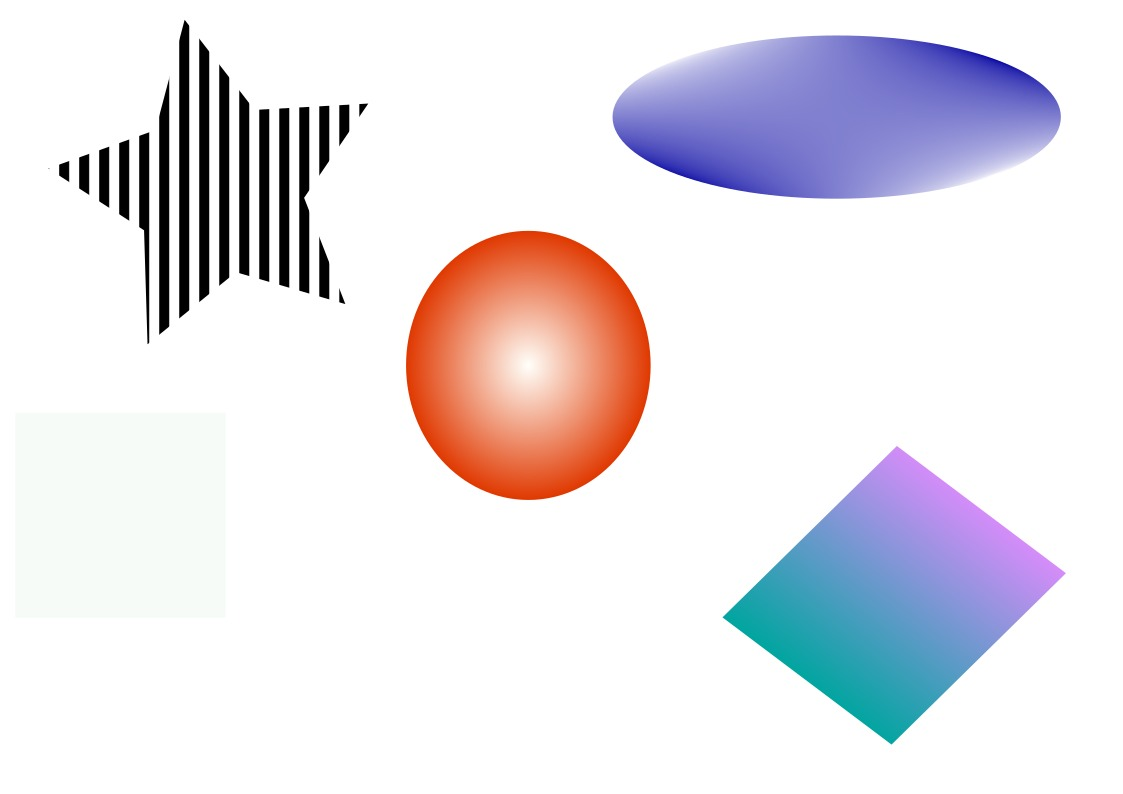
#> input picture imagen.jpg, 1123 x 794 px
$ python DIP.py
#> lines starting #> are read from the running program, lines starting #| are printed output that depends on the picture; after the words box and inside, x2 and y2 are one past the last pixel; in counts of white or black regions, pixels touching at a corner belong together
"""
DIP.py

Este módulo analiza una imagen binaria para detectar y caracterizar objetos utilizando procesamiento de imágenes.
Se aplican técnicas como umbralización, operaciones morfológicas, análisis de componentes conexas y cálculo de
características geométricas. El resultado incluye una visualización con bounding boxes, elipses ajustadas y centroides.

Requiere las siguientes bibliotecas:
- OpenCV (cv2)
- NumPy
- scikit-image
- matplotlib
- math

Funcionalidad:
- Detecta objetos en una imagen binaria invertida.
- Calcula características geométricas como área, perímetro, centroide, orientación, excentricidad, etc.
- Ajusta rectángulos rotados y elipses para representar cada objeto.
- Visualiza los resultados con anotaciones gráficas sobre la imagen original.

Autores:
    - Nairo Guerrero Marquez
    - Santiago Rojas Diez
    - Juan David Perdomo

"""

import cv2
import numpy as np
from skimage.measure import regionprops, label
from skimage.morphology import convex_hull_image
import matplotlib.pyplot as plt
import math


def analizar_imagen(ruta_imagen):
    """
    Analiza una imagen binaria para detectar objetos y calcular sus propiedades geométricas y morfológicas.

    Parámetros:
    ruta_imagen (str): Ruta al archivo de imagen a analizar.

    Procesos realizados:
    - Conversión a escala de grises.
    - Umbralización para binarización.
    - Operación morfológica de cierre.
    - Etiquetado de componentes conexas.
    - Extracción de características para cada región válida.
    - Visualización de resultados incluyendo contornos, elipses y bounding boxes.

    Muestra:
    - Imagen original.
    - Imagen binarizada invertida.
    - Imagen con anotaciones de los objetos detectados.
    """
#> called with ruta_imagen = 'imagen.jpg'

    # Cargar la imagen desde la ruta especificada
    imagen = cv2.imread(ruta_imagen)
#> imagen is the input picture: shape (794, 1123, 3); mean B, G, R 232.4, 226.8, 230.4
    if imagen is None:
        print("No se pudo cargar la imagen")
        return

    # Convertir la imagen a escala de grises
    gris = cv2.cvtColor(imagen, cv2.COLOR_BGR2GRAY)

    # Aplicar umbral para convertir la imagen en binaria (los objetos son oscuros sobre fondo claro)
    _, binaria = cv2.threshold(gris, 253, 255, cv2.THRESH_BINARY)
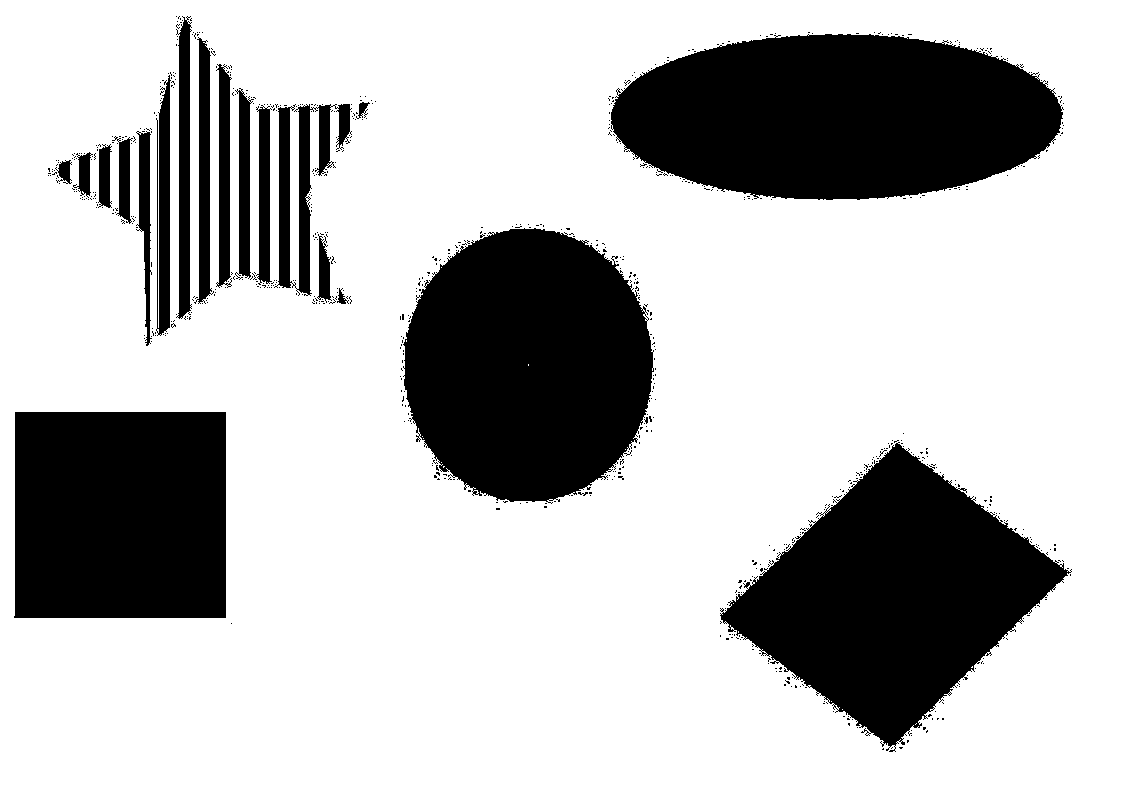
#> binaria: shape (794, 1123); 73.4% white; 762 black regions (742 under 20 px), largest, box (x1, y1, x2, y2) and area: (611, 34, 1064, 200) 58818, (403, 228, 654, 504) 53874, (720, 442, 1072, 752) 53669

    # Invertir la imagen binaria: ahora los objetos son blancos sobre fondo negro
    binaria = cv2.bitwise_not(binaria)

    # Aplicar una operación de cierre morfológico para conectar líneas discontínuas
    kernel = np.ones((7, 7), np.uint8)
    cerrada = cv2.morphologyEx(binaria, cv2.MORPH_CLOSE, kernel, iterations=3)
#> cerrada: shape (794, 1123); 29.9% white; 6 white regions (1 under 20 px)

    # Etiquetar componentes conexas en la imagen binaria cerrada
    labeled_image = label(cerrada)
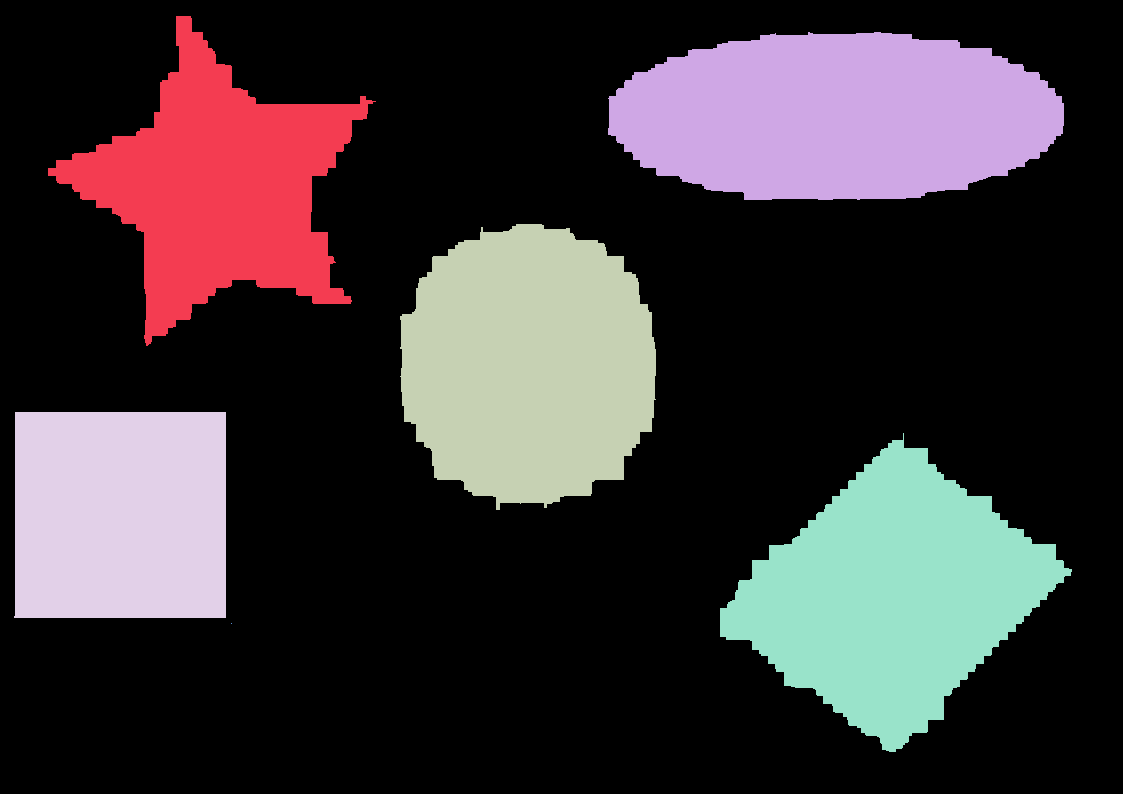
#> labeled_image: shape (794, 1123) int64; 7 distinct labels, from 0 to 6; one colour per label, 0 black
    regions = regionprops(labeled_image)
#> regions = 6 regions; box (x1, y1, x2, y2) and area: (608, 32, 1064, 200) 60974, (720, 433, 1072, 752) 57994, (400, 224, 656, 510) 57817, (48, 16, 376, 346) 46653, (14, 412, 226, 618) 43468, (231, 623, 232, 624) 1

    # Definir área mínima para considerar un objeto como válido
    min_area = 500
    output = imagen.copy()  # Copia de la imagen original para dibujar resultados
    objetos_validos = 0  # Contador de objetos válidos detectados

    # Iterar sobre cada región detectada
    for i, region in enumerate(regions):
        if region.area < min_area:
            continue  # Ignorar objetos pequeños

        objetos_validos += 1
        print(f"\n=== Objeto {objetos_validos} ===")

        # Extraer características geométricas básicas
        area = region.area
        perimetro = region.perimeter
        centroide = region.centroid
        bbox = region.bbox
        excentricidad = region.eccentricity
        orientacion = math.degrees(region.orientation)
        relacion_aspecto = region.major_axis_length / (region.minor_axis_length + 1e-6)
        extension = region.extent

        # Calcular características relacionadas con la forma convexa
        convex_image = convex_hull_image(region.image)
        area_convexa = np.sum(convex_image)
        solidez = region.solidity

        # Obtener rectángulo rotado que ajusta la región
        rect = cv2.minAreaRect(region.coords[:, [1, 0]])
        (x, y), (w, h), angulo_rect = rect
        box_points = cv2.boxPoints(rect)
        box_points = np.intp(box_points)

        # Intentar ajustar una elipse a los puntos del contorno si la región es suficientemente grande
        elipse_valida = False
        if region.image.shape[0] >= 5 and region.image.shape[1] >= 5:
            try:
                (x_elipse, y_elipse), (MA, ma), angle_elipse = cv2.fitEllipse(region.coords[:, [1, 0]])
                elipse_valida = True
            except:
                pass

        # Imprimir las características extraídas para el objeto
        print(f"Área: {area} píxeles")
        print(f"Perímetro: {perimetro:.2f} píxeles")
        print(f"Centroide: (x={centroide[1]:.2f}, y={centroide[0]:.2f})")
        print(f"Bounding Box: (y1={bbox[0]}, x1={bbox[1]}, y2={bbox[2]}, x2={bbox[3]})")
        print(f"Excentricidad: {excentricidad:.3f} (0=círculo, 1=linea)")
        print(f"Orientación: {orientacion:.2f}° (ángulo del eje mayor)")
        print(f"Relación de aspecto: {relacion_aspecto:.2f} (eje mayor/menor)")
        print(f"Extensión: {extension:.3f} (área/área bbox)")
        print(f"Área convexa: {area_convexa} píxeles")
        print(f"Solidez: {solidez:.3f} (área/área convexa)")
        print(f"Rectángulo rotado: centro=({x:.2f}, {y:.2f}), ancho={w:.2f}, alto={h:.2f}, ángulo={angulo_rect:.2f}°")

        if elipse_valida:
            print(f"Elipse ajustada: centro=({x_elipse:.2f}, {y_elipse:.2f}), ")
            print(f"                eje mayor={MA:.2f}, eje menor={ma:.2f}, ángulo={angle_elipse:.2f}°")
        else:
            print("Elipse ajustada: No disponible")

        # Dibujar bounding box, rectángulo rotado, elipse y centroide sobre la imagen
        minr, minc, maxr, maxc = bbox
        cv2.rectangle(output, (minc, minr), (maxc, maxr), (255, 0, 0), 2)  # Azul
        cv2.drawContours(output, [box_points], 0, (0, 255, 0), 2)  # Verde
        cv2.circle(output, (int(centroide[1]), int(centroide[0])), 5, (0, 0, 255), -1)  # Rojo

        if elipse_valida:
            cv2.ellipse(output, (int(x_elipse), int(y_elipse)),
                        (int(MA / 2), int(ma / 2)), int(angle_elipse),
                        0, 360, (255, 255, 0), 2)  # Amarillo

        # Etiquetar el objeto con su número
        cv2.putText(output, str(objetos_validos), (int(centroide[1]), int(centroide[0])),
                    cv2.FONT_HERSHEY_SIMPLEX, 0.7, (255, 255, 255), 2)
#> this loop made 6 passes
#> (area, perimetro, centroide, excentricidad, orientacion, relacion_aspecto, extension, area_convexa) on passes 1 to 5: (46653, 1409, (186.9, 218.4), 0.115, 53.06, 1.01, 0.431, 74409), (60974, 1192, (116.3, 835.5), 0.93, -89.58, 2.72, 0.796, 63112), (57817, 1056.7, (364.6, 528.3), 0.383, 1.95, 1.08, 0.79, 61045), (43468, 831.4, (514.5, 120), 0.216, -89.84, 1.02, 0.995, 43570), (57994, 1248, (594.8, 891.8), 0.573, -64.16, 1.22, 0.516, 64379)
#> (printed output is left out)
#> pass 1, in analizar_imagen, `convex_image = convex_hull_image(region.image)`:
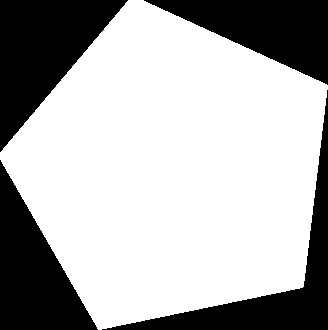
#> convex_image: shape (330, 328) bool; 68.7% white; 4 black regions, box (x1, y1, x2, y2) and area: (0, 0, 128, 152) 9792, (0, 160, 98, 330) 8379, (144, 0, 328, 85) 7865, (102, 90, 328, 330) 7795
#> pass 2, in analizar_imagen, `convex_image = convex_hull_image(region.image)`:
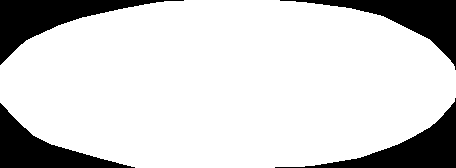
#> convex_image: shape (168, 456) bool; 82.4% white; 4 black regions, box (x1, y1, x2, y2) and area: (0, 0, 184, 65) 3688, (275, 98, 456, 168) 3377, (280, 0, 456, 70) 3340, (0, 103, 135, 168) 3091
#> pass 3, in analizar_imagen, `convex_image = convex_hull_image(region.image)`:
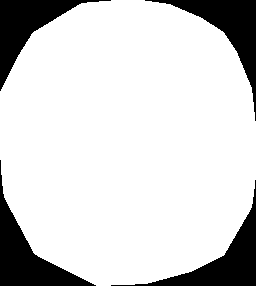
#> convex_image: shape (286, 256) bool; 83.4% white; 4 black regions, box (x1, y1, x2, y2) and area: (0, 160, 96, 286) 3237, (111, 180, 256, 286) 3038, (145, 0, 256, 121) 2996, (0, 0, 111, 91) 2900
#> after the loop:
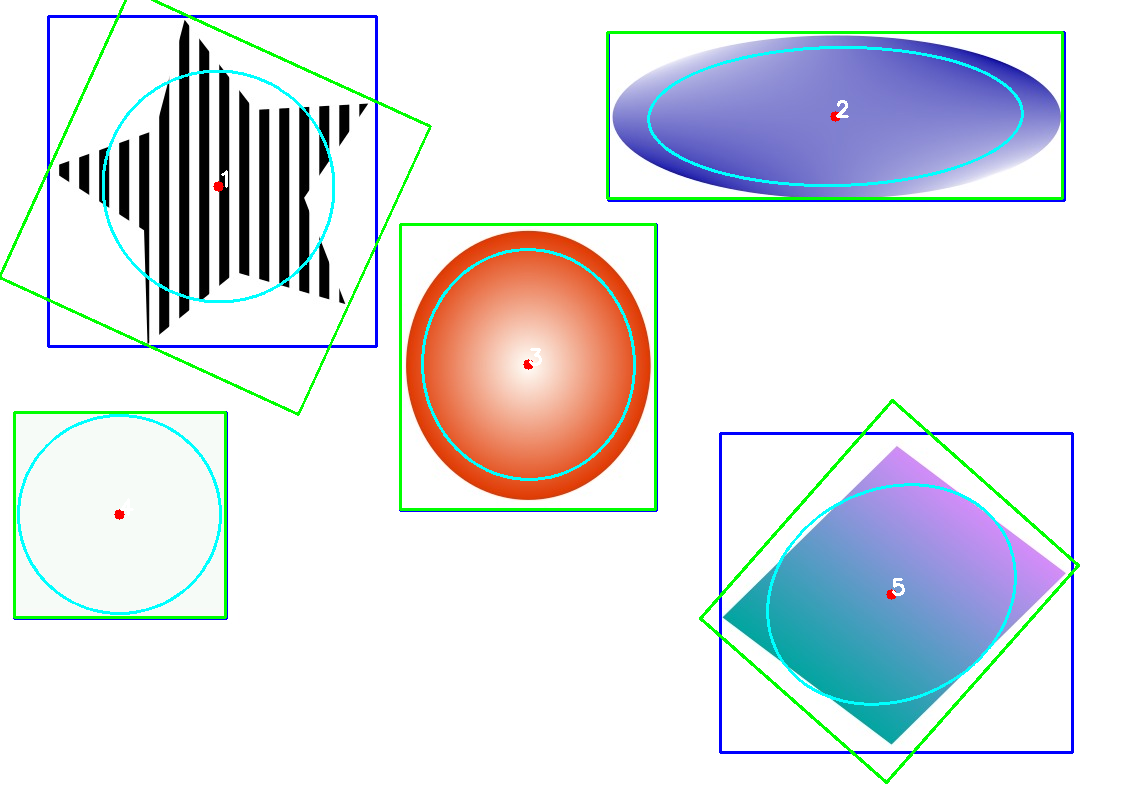
#> output: shape (794, 1123, 3); 4.29% of pixels changed, all inside (x1, y1, x2, y2) = (0, 0, 1080, 784)
#> after the loop, objetos_validos = 5

    print(f"\nTotal de objetos detectados: {objetos_validos}")
#| Total de objetos detectados: 5

    # Visualización de resultados en tres paneles
    plt.figure(figsize=(15, 10))

    plt.subplot(1, 3, 1)
    plt.imshow(cv2.cvtColor(imagen, cv2.COLOR_BGR2RGB))
    plt.title('Original')

    plt.subplot(1, 3, 2)
    plt.imshow(binaria, cmap='gray')
    plt.title('Binarizada')

    plt.subplot(1, 3, 3)
    plt.imshow(cv2.cvtColor(output, cv2.COLOR_BGR2RGB))
    plt.title(f'Objetos Detectados: {objetos_validos}')

    plt.tight_layout()
    plt.show()
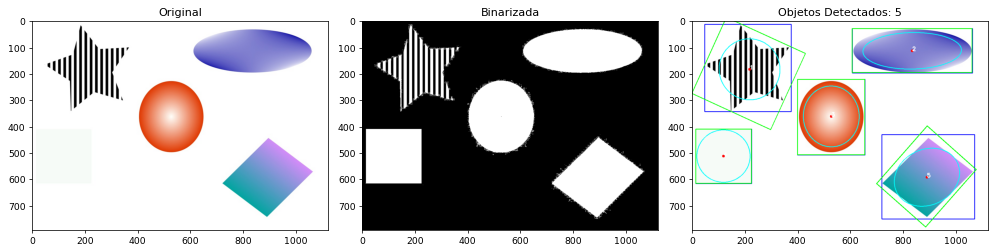
#> figure drawn by matplotlib, 3 panels


# Ejecutar el análisis con una imagen de ejemplo
analizar_imagen('imagen.jpg')
